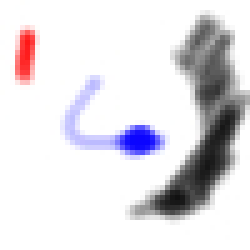
#> input picture Intermediate/Segmentation image with Kmeans/img1.jpg, 50 x 50 px (shown 5 times larger)
$ jupyter execute Segmentation-image-Kmeans.ipynb
#> lines starting #> are read from the running program, lines starting #| are printed output that depends on the picture
[cell 1]
import cv2
import numpy as np
import matplotlib.pyplot as plt

img=cv2.imread('img1.jpg')
#> img is the input picture: shape (50, 50, 3); mean B, G, R 228.3, 223.3, 226

[cell 2]
def distansse(point,type_distance):
    tab=[]

    x1,y1,z1=point
    for i in range(len(vecteur)):
        x2,y2,z2=vecteur[i]
        if type_distance==1:
            tab.append( ((x1-x2)**2 + (y1-y2)**2 + (z1-z2)**2)**(1/2) )
    return tab.index(min(tab))


def calcule_centres(img,img2):
    w,h,_=img.shape
    for i in range(len(vecteur)):
        val1,val2,val3=0,0,0
        cnt=0
        for p1 in range(w):
            for p2 in range(h):
                if img2[p1,p2]==i:
                    val1+=img[p1,p2][0]
                    val2+=img[p1,p2][1]
                    val3+=img[p1,p2][2]
                    cnt+=1
        if cnt!=0:
            val1=val1//cnt
            val2=val2//cnt
            val3=val3//cnt
        else:
            val1=0
            val2=0
            val3=0

        vecteur[i]=val1,val2,val3

def kmeans(img,k):
#> called with k = 4
    state=True
    max_itiration=100
    nbr_itiration=0
    global vecteur
    vecteur=[]
    w,h,_=img.shape
#> w = 50; h = 50
    print(w,h)
#| 50 50

    if w*h>k:  # number of informations (pixels) greater than number of classes


        j1,j2=0,0
        while ((j1<w) and (j2<h) and (len(vecteur)<k)):
            if list(img[j2,j1]) not in (vecteur):
                vecteur.append(list(img[j2,j1]))
            j2+=1
            if j2==w:
                j2=0
                j1+=1
#> after the loop, j1 = 0; j2 = 9; vecteur = [[255, 255, 255], [255, 254, 255], [253, 255, 255], [255, 254, 254]]

        img2=np.zeros((w,h),np.uint8)
        img3=np.zeros((w,h),np.uint8)

        while (state and nbr_itiration<max_itiration):

            for i in range(w):
                for j in range(h):
                    img3=img2.copy()
                    img2[i,j]=distansse(img[i,j],1)

            calcule_centres(img,img2)

            if  nbr_itiration!=0:

                temp_state=True
                ii,jj=0,0
                while(jj<h and temp_state):
                    if img2[ii,jj]!=img3[ii,jj]:
                        temp_state=False
                    ii+=1
                    if ii==w:
                        jj+=1
                        ii=0

                if temp_state:
                    state=False

            nbr_itiration+=1
#> this loop made 3 passes
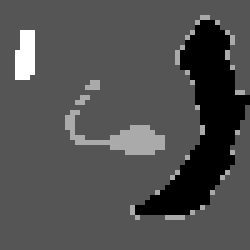
#> img2: shape (50, 50) (shown 5 times larger); min 0, max 3, mean 0.938; drawn with min black and max white

        img_res=img.copy()
        for i in range(w):
            for j in range(h):
                img_res[i,j]=vecteur[img2[i,j]]
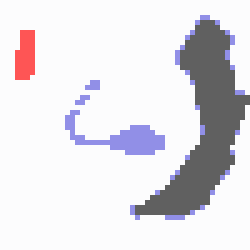
#> img_res: shape (50, 50, 3) (shown 5 times larger); mean B, G, R 227.9, 222.9, 225.4
        print(vecteur)
#| [(96, 96, 96), (253, 252, 252), (231, 143, 145), (85, 85, 254)]


        return img_res
    else:
        return None

[cell 3]
res=kmeans(img,4)

[cell 4]
res = cv2.cvtColor(res, cv2.COLOR_BGR2RGB)
plt.imshow(res)
plt.show()

[cell 5]
cv2.imwrite("res.jpg", res)
#> Out = True
